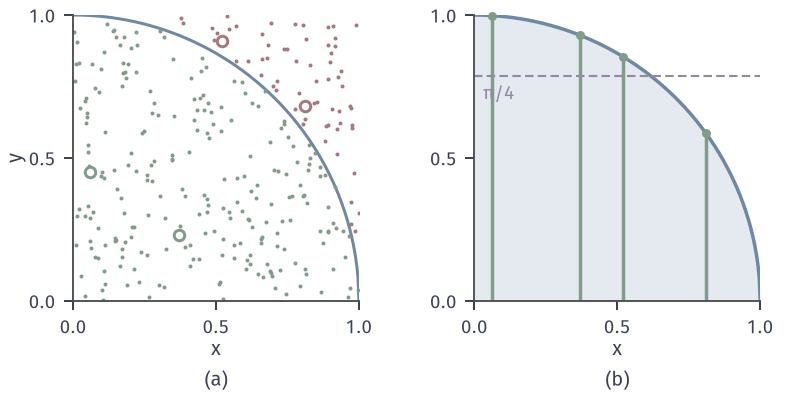

Generate this figure with Python:
from pathlib import Path
import sys
HERE = Path(__file__).resolve().parent
sys.path.insert(0, str(HERE.parent/"vr-common"))
from vr_fig import *
# X, Y iid Unif(0,1), f(X,Y) = 1{X^2+Y^2 <= 1}, I = pi/4.  g(x) = E[f | X=x] = sqrt(1-x^2).
# (a) 300 seeded points (seed 2) plus the four teaching points (X, Y) = (0.37,0.23), (0.81,0.68), (0.06,0.45), (0.52,0.91).
# (b) g(x) with the four teaching X values: each slice is averaged exactly instead of sampling Y.
X4 = np.array([.37, .81, .06, .52]); Y4 = np.array([.23, .68, .45, .91])
rng = np.random.default_rng(2); P = rng.random((300, 2))
fig, axs = figure(width_mm=112, height_mm=56, ncols=2)
panel(fig, left=.07, right=.98, bottom=.24, top=.96, wspace=.25)
a, b = axs
t = np.linspace(0, 1, 300)
for ax in axs:
    ax.set_xlim(0, 1); ax.set_ylim(0, 1); ax.set_aspect('equal'); ax.set_xticks([0, .5, 1]); ax.set_yticks([0, .5, 1])
    axlab(ax, '$x$')
a.plot(t, np.sqrt(1-t*t), color=BLUE, lw=1.2)
ins = (P**2).sum(1) <= 1
a.plot(P[ins, 0], P[ins, 1], 'o', ms=1.6, color=GREEN, mew=0)
a.plot(P[~ins, 0], P[~ins, 1], 'o', ms=1.6, color=RED, mew=0)
for x, y in zip(X4, Y4):
    a.plot([x], [y], 'o', ms=4.2, mfc='white', mec=GREEN if x*x+y*y <= 1 else RED, mew=1.2, zorder=6)
a.set_ylabel('$y$', labelpad=1)
b.fill_between(t, 0, np.sqrt(1-t*t), color=BLUE_FILL, lw=0)
b.plot(t, np.sqrt(1-t*t), color=BLUE, lw=1.4)
for x in X4:
    g = math.sqrt(1-x*x)
    b.plot([x, x], [0, g], color=GREEN, lw=1.4); dot(b, x, g, color=GREEN, ms=3.6)
b.axhline(math.pi/4, color=PURPLE, lw=.85, ls=DASH)
lab(b, .03, math.pi/4-.08, r'$\pi/4$', PURPLE)
tags(fig, axs)
save(fig, HERE, 'figure', {'frac_inside_300': float(ins.mean()), 'g4': [math.sqrt(1-x*x) for x in X4],
     'plain4': float(((X4**2+Y4**2) <= 1).mean()), 'cond4': float(np.mean(np.sqrt(1-X4**2))),
     'var_f': math.pi/4*(1-math.pi/4), 'var_g': 2/3-math.pi**2/16})
